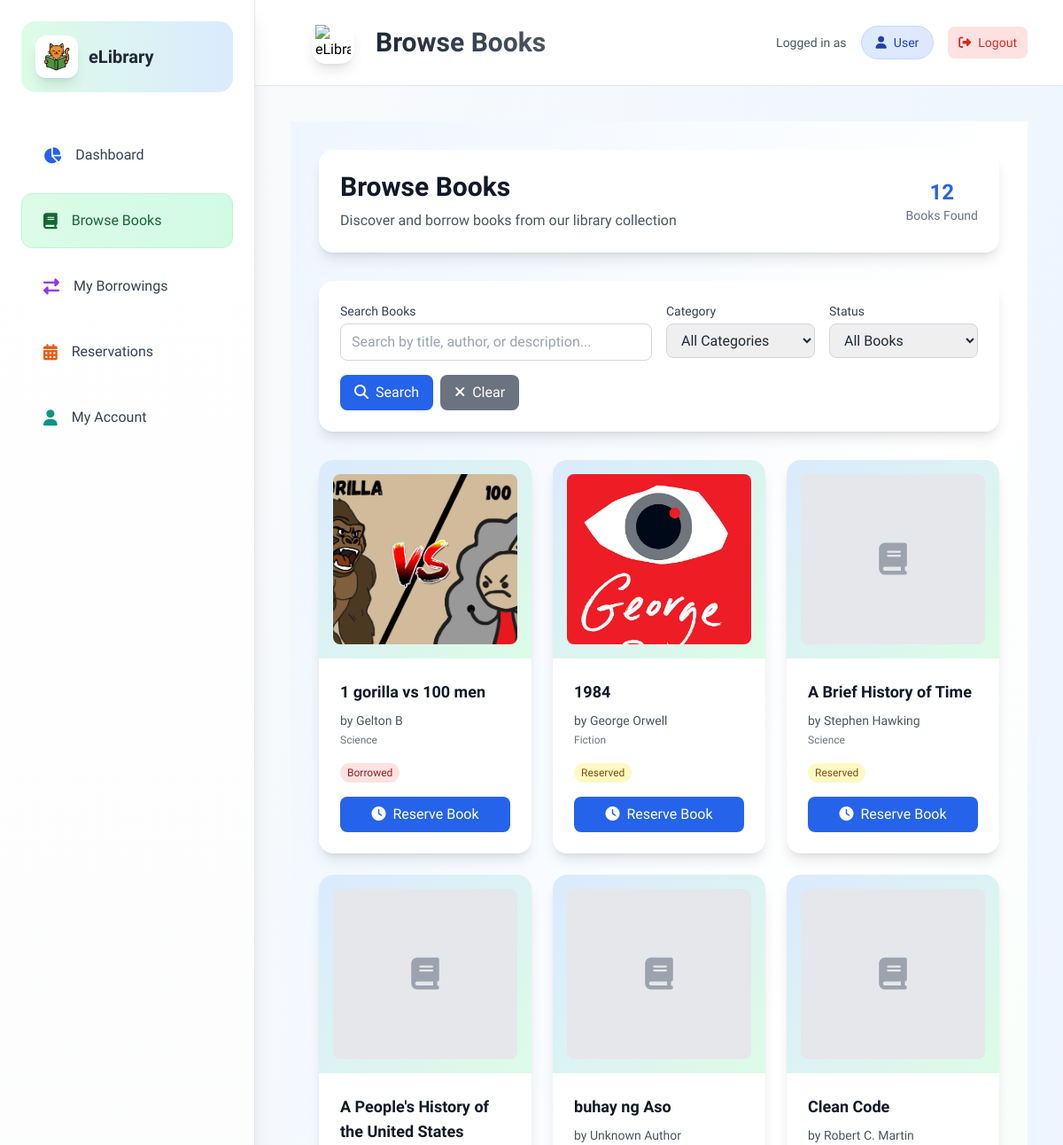
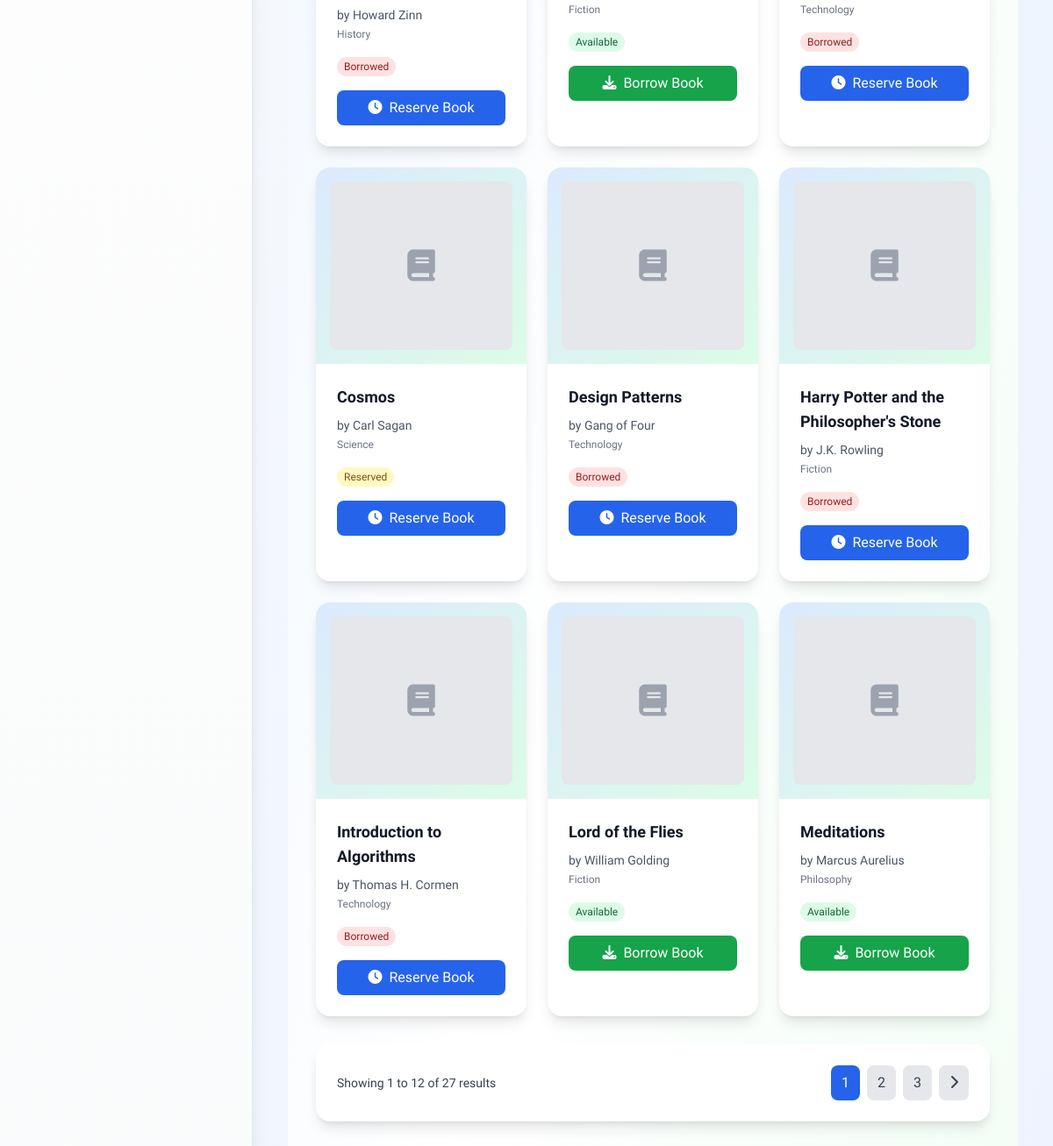
The app's page /pages/user/modules/browse_books.php (signed in) with its own data (2 pictures, top to bottom).
### tables this page shows
CREATE TABLE `books` (
  `book_id` varchar(25) NOT NULL,
  `title` varchar(255) NOT NULL,
  `author` varchar(255) NOT NULL,
  `description` text DEFAULT NULL,
  `publish_date` date DEFAULT NULL,
  `category` varchar(3) NOT NULL,
  `book_cover` varchar(255) DEFAULT NULL,
  `added_date` date NOT NULL,
  `status` enum('available','borrowed','archived','reserved') DEFAULT 'available',
  `is_deleted` tinyint(1) DEFAULT 0
);

### pages/user/includes/user_functions.php (called while the page is built, shortened)
<?php
function isAccountSuspended($user_id) {
    try {
        global $pdo;
        $stmt = $pdo->prepare("SHOW COLUMNS FROM users LIKE 'status'");
        $stmt->execute();
        $statusColumn = $stmt->fetch();
        $stmt = $pdo->prepare("
            SELECT COUNT(*) FROM borrowings
            WHERE user_id = ? AND return_date IS NULL
            AND due_date < CURDATE() - INTERVAL 30 DAY
        ");
        $stmt->execute([$user_id]);
        $overdueBooks = $stmt->fetchColumn();
        return $overdueBooks > 0;
    } catch (Exception $e) {
        error_log("isAccountSuspended error: " . $e->getMessage());
        return false;
    }
}
?>

### pages/user/modules/browse_books.php (the view, shortened to what this page needs)
<?php
include_once '../../../includes/db_connection.php';
include_once '../includes/user_functions.php';
$user_id = $_SESSION['user_id'];
include_once '../includes/user_header.php';
$is_suspended = isAccountSuspended($user_id);
$suspension_reason = $is_suspended ? getSuspensionReason($user_id) : null;
$search_query = isset($_GET['search']) ? sanitizeInput($_GET['search']) : '';
$sort_by = isset($_GET['sort']) ? sanitizeInput($_GET['sort']) : 'title';
$sort_order = isset($_GET['order']) ? sanitizeInput($_GET['order']) : 'ASC';
$page = isset($_GET['page']) ? (int)$_GET['page'] : 1;
$per_page = 12;
$offset = ($page - 1) * $per_page;
$where_conditions = ["is_deleted = FALSE"];
$params = [];
$where_clause = implode(' AND ', $where_conditions);
$sort_order = strtoupper($sort_order) === 'DESC' ? 'DESC' : 'ASC';
$sql = "SELECT b.book_id, b.title, b.author, b.description, b.publish_date, b.category, b.book_cover, b.added_date, b.status,
               CASE WHEN br.book_id IS NOT NULL THEN 1 ELSE 0 END as user_borrowed,
               CASE WHEN r.book_id IS NOT NULL THEN 1 ELSE 0 END as user_reserved
        FROM books b
        LEFT JOIN borrowings br ON b.book_id = br.book_id AND br.user_id = ? AND br.return_date IS NULL
        LEFT JOIN reservations r ON b.book_id = r.book_id AND r.user_id = ? AND r.status = 'pending'
        WHERE $where_clause
        ORDER BY $sort_by $sort_order
        LIMIT $per_page OFFSET $offset";
$stmt = $pdo->prepare($sql);
$params_with_user = array_merge([$user_id, $user_id], $params);
$stmt->execute($params_with_user);
$books = $stmt->fetchAll(PDO::FETCH_ASSOC);
$count_sql = "SELECT COUNT(*) FROM books WHERE $where_clause";
$count_stmt = $pdo->prepare($count_sql);
$count_stmt->execute($params);
$total_books = $count_stmt->fetchColumn();
$total_pages = ceil($total_books / $per_page);
$category_names = [
    'FIC' => 'Fiction',
    'SCI' => 'Science',
    'HIS' => 'History',
    'TEC' => 'Technology',
    'PHI' => 'Philosophy',
    'BIO' => 'Biography',
    'ROM' => 'Romance',
    'MYS' => 'Mystery',
    'THR' => 'Thriller',
    'FAN' => 'Fantasy'
];
?>
<div class="min-h-screen bg-gradient-to-br from-blue-50 via-white to-green-50 py-8">
    <div class="max-w-7xl mx-auto px-4 sm:px-6 lg:px-8">
        <div class="bg-white rounded-2xl shadow-lg p-6 mb-8">
            <div class="flex items-center justify-between">
                <div>
                    <h1 class="text-3xl font-bold text-gray-900 mb-2">Browse Books</h1>
                    <p class="text-gray-600">Discover and borrow books from our library collection</p>
                </div>
                <div class="hidden md:flex items-center space-x-4">
                    <div class="text-center">
                        <div class="text-2xl font-bold text-blue-600"><?php echo count($books); ?></div>
                        <div class="text-sm text-gray-500">Books Found</div>
                    </div>
                </div>
            </div>
        </div>
        <div class="bg-white rounded-2xl shadow-lg p-6 mb-8">
            <form method="GET" class="space-y-4">
                <div class="grid grid-cols-1 md:grid-cols-4 gap-4">
                    <div class="md:col-span-2">
                        <label class="block text-sm font-medium text-gray-700 mb-1">Search Books</label>
                        <input type="text" name="search" value="<?php echo htmlspecialchars($search_query); ?>"
                               placeholder="Search by title, author, or description..."
                               class="w-full px-3 py-2 border border-gray-300 rounded-lg focus:ring-2 focus:ring-blue-500 focus:border-blue-500">
                    </div>
                    <div>
                        <label class="block text-sm font-medium text-gray-700 mb-1">Category</label>
                        <select name="category" class="w-full px-3 py-2 border border-gray-300 rounded-lg focus:ring-2 focus:ring-blue-500 focus:border-blue-500">
                            <option value="">All Categories</option>
                        </select>
                    </div>
                    <div>
                        <label class="block text-sm font-medium text-gray-700 mb-1">Status</label>
                        <select name="status" class="w-full px-3 py-2 border border-gray-300 rounded-lg focus:ring-2 focus:ring-blue-500 focus:border-blue-500">
                            <option value="">All Books</option>
                        </select>
                    </div>
                </div>
                <div class="flex flex-wrap gap-2">
                    <button type="submit" class="px-4 py-2 bg-blue-600 text-white rounded-lg hover:bg-blue-700 transition-colors duration-200">
                        <i class="fas fa-search mr-2"></i>Search
                    </button>
                    <a href="browse_books.php" class="px-4 py-2 bg-gray-500 text-white rounded-lg hover:bg-gray-600 transition-colors duration-200">
                        <i class="fas fa-times mr-2"></i>Clear
                    </a>
                </div>
            </form>
        </div>
        <?php if (empty($books)): ?>
            <div class="bg-white rounded-2xl shadow-lg p-12 text-center">
                <i class="fas fa-book-open text-6xl text-gray-300 mb-4"></i>
                <h3 class="text-2xl font-semibold text-gray-600 mb-2">No Books Found</h3>
                <p class="text-gray-500 mb-6">Try adjusting your search criteria or browse all books.</p>
                <a href="browse_books.php" class="inline-block px-6 py-3 bg-blue-600 text-white rounded-lg hover:bg-blue-700 transition-colors duration-200">
                    <i class="fas fa-list mr-2"></i>View All Books
                </a>
            </div>
        <?php else: ?>
            <div class="grid grid-cols-1 md:grid-cols-2 lg:grid-cols-3 xl:grid-cols-4 gap-6 mb-8">
                <?php foreach ($books as $book): ?>
                    <div class="bg-white rounded-2xl shadow-lg overflow-hidden hover:shadow-xl transition-shadow duration-300">
                        <div class="aspect-w-3 aspect-h-4 bg-gradient-to-br from-blue-100 to-green-100 p-4">
                            <?php if ($book['book_cover'] && $book['book_cover'] !== 'default_book_cover.svg'): ?>
                                <img src="../../librarian/assets/img/<?php echo htmlspecialchars($book['book_cover']); ?>"
                                     alt="<?php echo htmlspecialchars($book['title']); ?>"
                                     class="w-full h-48 object-cover rounded-lg"
                                     onerror="this.onerror=null; this.parentElement.innerHTML='<div class=\'w-full h-48 flex items-center justify-center bg-gray-200 rounded-lg\'><i class=\'fas fa-book text-4xl text-gray-400\'></i></div>';">
                            <?php else: ?>
                                <div class="w-full h-48 flex items-center justify-center bg-gray-200 rounded-lg">
                                    <i class="fas fa-book text-4xl text-gray-400"></i>
                                </div>
                            <?php endif; ?>
                        </div>
                        <div class="p-6">
                            <div class="mb-4">
                                <h3 class="text-lg font-semibold text-gray-900 mb-2 line-clamp-2">
                                    <?php echo htmlspecialchars($book['title']); ?>
                                </h3>
                                <p class="text-sm text-gray-600 mb-1">by <?php echo htmlspecialchars($book['author']); ?></p>
                                <p class="text-xs text-gray-500 mb-2">
                                    <?php echo isset($category_names[$book['category']]) ? $category_names[$book['category']] : $book['category']; ?>
                                </p>
                            </div>
                            <div class="mb-4">
                                <?php if ($book['status'] === 'available'): ?>
                                    <span class="px-2 py-1 bg-green-100 text-green-800 text-xs font-medium rounded-full">Available</span>
                                <?php elseif ($book['status'] === 'borrowed'): ?>
                                    <span class="px-2 py-1 bg-red-100 text-red-800 text-xs font-medium rounded-full">Borrowed</span>
                                <?php elseif ($book['status'] === 'reserved'): ?>
                                    <span class="px-2 py-1 bg-yellow-100 text-yellow-800 text-xs font-medium rounded-full">Reserved</span>
                                <?php endif; ?>
                            </div>
                            <div class="flex flex-col gap-2">
                                <?php if ($is_suspended): ?>
                                    <button disabled class="w-full px-4 py-2 bg-red-200 text-red-600 rounded-lg cursor-not-allowed"
                                            title="Account suspended - <?php echo htmlspecialchars($suspension_reason); ?>">
                                        <i class="fas fa-ban mr-2"></i>Account Suspended
                                    </button>
                                <?php elseif ($book['status'] === 'available'): ?>
                                    <form method="POST" class="w-full borrow-form">
                                        <button type="submit"
                                                class="w-full px-4 py-2 bg-green-600 text-white rounded-lg hover:bg-green-700 transition-colors duration-200 focus:outline-none focus:ring-2 focus:ring-green-500 focus:ring-offset-2 borrow-btn">
                                            <i class="fas fa-download mr-2"></i>Borrow Book
                                        </button>
                                    </form>
                                <?php elseif ($book['status'] === 'borrowed' || $book['status'] === 'reserved'): ?>
                                    <form method="POST" class="w-full reserve-form">
                                        <button type="submit"
                                                class="w-full px-4 py-2 bg-blue-600 text-white rounded-lg hover:bg-blue-700 transition-colors duration-200 focus:outline-none focus:ring-2 focus:ring-blue-500 focus:ring-offset-2 reserve-btn">
                                            <i class="fas fa-clock mr-2"></i>Reserve Book
                                        </button>
                                    </form>
                                <?php else: ?>
                                    <button disabled class="w-full px-4 py-2 bg-gray-300 text-gray-500 rounded-lg cursor-not-allowed">
                                        Not Available
                                    </button>
                                <?php endif; ?>
                            </div>
                        </div>
                    </div>
                <?php endforeach; ?>
            </div>
            <?php if ($total_pages > 1): ?>
                <div class="bg-white rounded-2xl shadow-lg p-6">
                    <div class="flex items-center justify-between">
                        <div class="text-sm text-gray-700">
                            Showing <?php echo (($page - 1) * $per_page) + 1; ?> to <?php echo min($page * $per_page, $total_books); ?> of <?php echo $total_books; ?> results
                        </div>
                        <div class="flex items-center space-x-2">
                            <?php
                            $start_page = max(1, $page - 2);
                            $end_page = min($total_pages, $page + 2);
                            for ($i = $start_page; $i <= $end_page; $i++):
                            ?>
                                <a href="?<?php echo http_build_query(array_merge($_GET, ['page' => $i])); ?>"
                                   class="px-3 py-2 <?php echo $i === $page ? 'bg-blue-600 text-white' : 'bg-gray-200 text-gray-700 hover:bg-gray-300'; ?> rounded-lg transition-colors duration-200">
                                    <?php echo $i; ?>
                                </a>
                            <?php endfor; ?>
                            <?php if ($page < $total_pages): ?>
                                <a href="?<?php echo http_build_query(array_merge($_GET, ['page' => $page + 1])); ?>"
                                   class="px-3 py-2 bg-gray-200 text-gray-700 rounded-lg hover:bg-gray-300 transition-colors duration-200">
                                    <i class="fas fa-chevron-right"></i>
                                </a>
                            <?php endif; ?>
                        </div>
                    </div>
                </div>
            <?php endif; ?>
        <?php endif; ?>
    </div>
</div>

### assets/css/style.css (style rules this page uses)
body, header { font-family: 'Raleway'; margin: 0; padding: 0; }
body { overflow-x: hidden; }

### pages/user/assets/css/style.css (style rules this page uses)
* { box-sizing: border-box; margin: 0; padding: 0; }
body, html, * { font-family: 'Raleway', sans-serif !important; }
.font-raleway { font-family: 'Raleway', sans-serif !important; }
body { font-family: 'Raleway', Arial, sans-serif !important; line-height: 1.6; color: #333; background-color: #f8fafc; }
i[class*="fa-"] { font-family: "Font Awesome 6 Free", "Font Awesome 6 Pro", "FontAwesome" !important; font-weight: 900 !important; font-style: normal !important; display: inline-block !important; text-rendering: auto !important; -webkit-font-smoothing: antialiased !important; -moz-osx-font-smoothing: grayscale !important; }
.line-clamp-2 { display: -webkit-box; -webkit-line-clamp: 2; -webkit-box-orient: vertical; overflow: hidden; }
.fade-in { animation: fadeIn 0.5s ease-in-out; }
.fa, .fas, .far, .fal, .fab { font-family: "Font Awesome 6 Free" !important; font-weight: 900 !important; }

### pages/user/modules/browse_books.php (style rules this page uses)
.line-clamp-2 { display: -webkit-box; -webkit-line-clamp: 2; -webkit-box-orient: vertical; overflow: hidden; }

### records on screen
books: book_cover (picture), title "1 gorilla vs 100 men", author "Gelton B", category "Science", status "Borrowed"
books: book_cover+title (picture), title "1984", author "George Orwell", category "Fiction", status "Reserved"
books: title "A Brief History of Time", author "Stephen Hawking", category "Science", status "Reserved"
books: title "A People's History of the United States", author "Howard Zinn", category "History", status "Borrowed"
books: title "buhay ng Aso", author "Unknown Author", category "Fiction", status "Available"
books: title "Clean Code", author "Robert C. Martin", category "Technology", status "Borrowed"
books: title "Cosmos", author "Carl Sagan", category "Science", status "Reserved"
books: title "Design Patterns", author "Gang of Four", category "Technology", status "Borrowed"
books: title "Harry Potter and the Philosopher's Stone", author "J.K. Rowling", category "Fiction", status "Borrowed"
books: title "Introduction to Algorithms", author "Thomas H. Cormen", category "Technology", status "Borrowed"
books: title "Lord of the Flies", author "William Golding", category "Fiction", status "Available"
books: title "Meditations", author "Marcus Aurelius", category "Philosophy", status "Available"

### other values on screen
count($books) "12"
min($page * $per_page, $total_books) "12"
$total_books "27"
